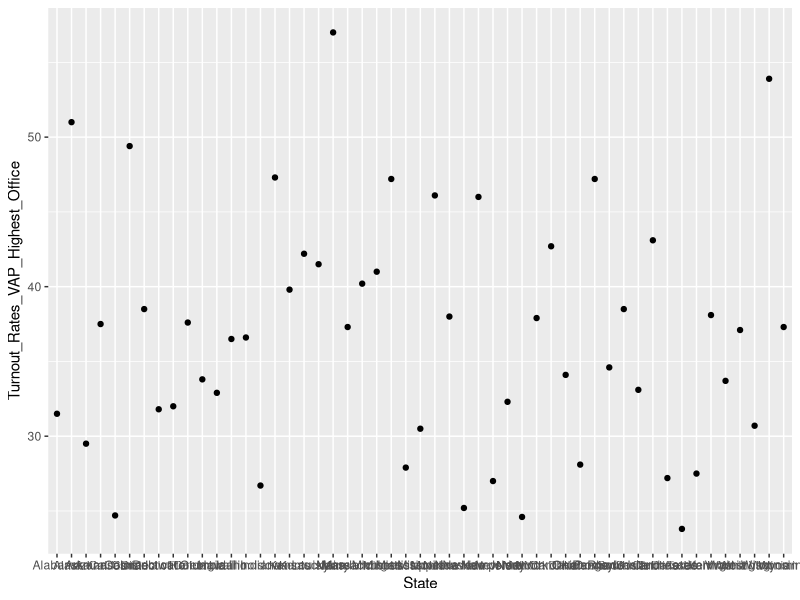
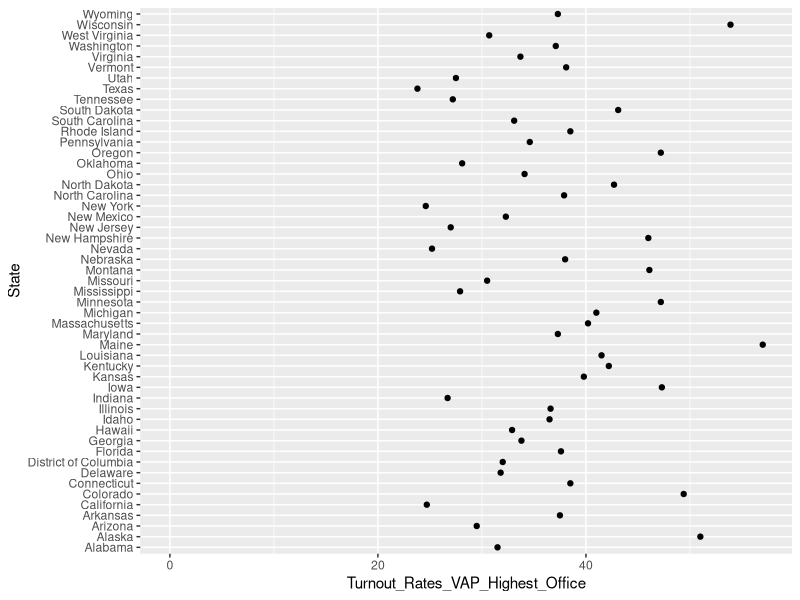
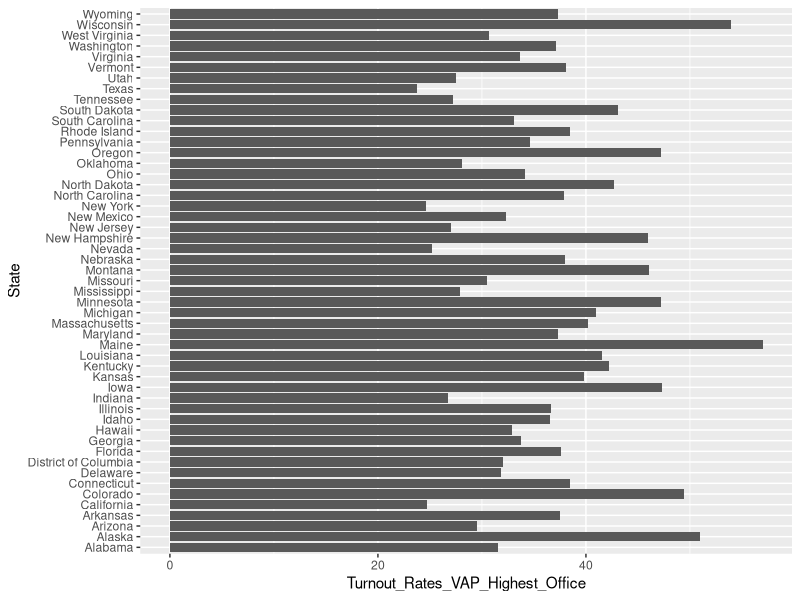
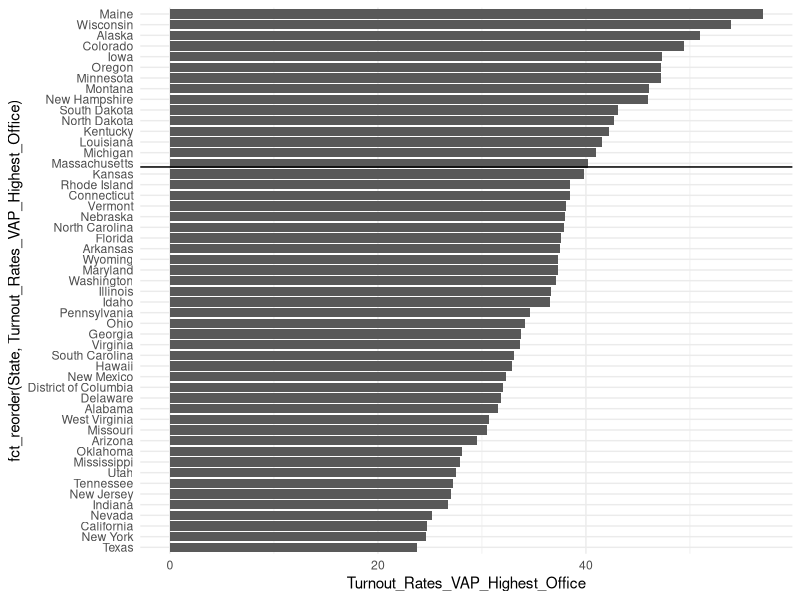
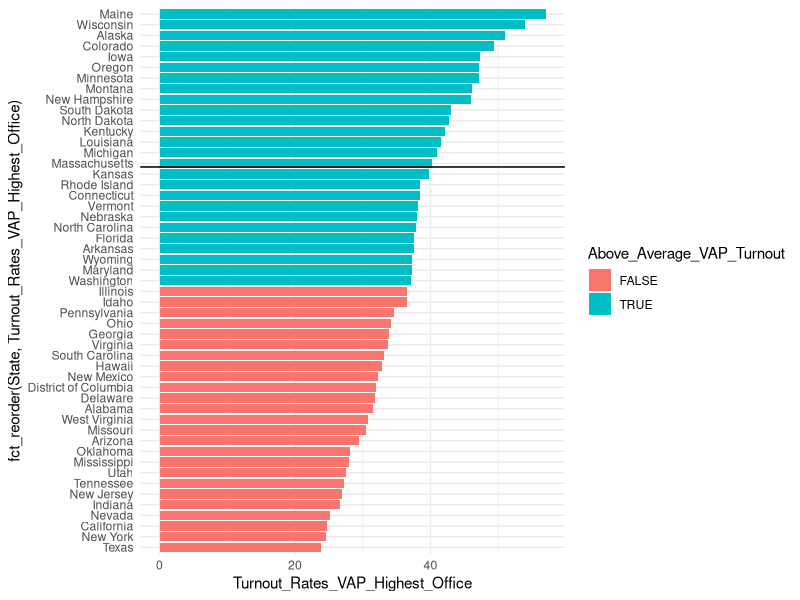

Reproduce these figures in R, in order.
# 0. load libraries

library(tidyverse)
library(lubridate)

# 1. import data

elections <- read_csv("data/VoterTurnoutData-1980-2014.csv")
glimpse(elections)
str(elections)

# 2. filter for 2014 and generate some quick summaries

election.2014 <- elections %>%
  filter(Year == 2014 & State != "United States")

summary(election.2014)

# 3. exploratory graphs

p1 <- ggplot(election.2014,
       aes(y = Turnout_Rates_VAP_Highest_Office, x = State))
p1 + geom_point()

## let's change the scale on the x-axis to start at 0

p1 + geom_point() + expand_limits(y = 0) + coord_flip()

## or a bar chart
# deciding how to explore this led to changing the mapping of x and y. Which should be mapped to x?
# You can use coord_flip to alter this if the display is not working out.

p1 + geom_col() + coord_flip()

# can we sort this from largest to smallest turnout
# use forcats

election.2014 %>%
  ggplot(aes(x = fct_reorder(State, Turnout_Rates_VAP_Highest_Office), y = Turnout_Rates_VAP_Highest_Office)) +
  geom_col() +
  geom_vline(aes(xintercept = mean(Turnout_Rates_VAP_Highest_Office))) +
  coord_flip() +
  theme_minimal()
  
# let's color the lines based on whether they are greater or smaller than the mean

election.2014 <- election.2014 %>%
  mutate(Above_Average_VAP_Turnout 
         = ifelse(Turnout_Rates_VAP_Highest_Office > mean(Turnout_Rates_VAP_Highest_Office), T, F))

election.2014 %>%
  ggplot(aes(x = fct_reorder(State, Turnout_Rates_VAP_Highest_Office), 
             y = Turnout_Rates_VAP_Highest_Office,
             fill = Above_Average_VAP_Turnout)) +
  geom_col() +
  geom_vline(aes(xintercept = mean(Turnout_Rates_VAP_Highest_Office))) + # this calculation is incorrect
  coord_flip() +
  theme_minimal()

mean(election.2014$Turnout_Rates_VAP_Highest_Office)

election.2014 %>%
  select(State, Turnout_Rates_VAP_Highest_Office) %>%
  filter(Turnout_Rates_VAP_Highest_Office > 35) %>%
  arrange(desc(Turnout_Rates_VAP_Highest_Office)) %>%
  View()
